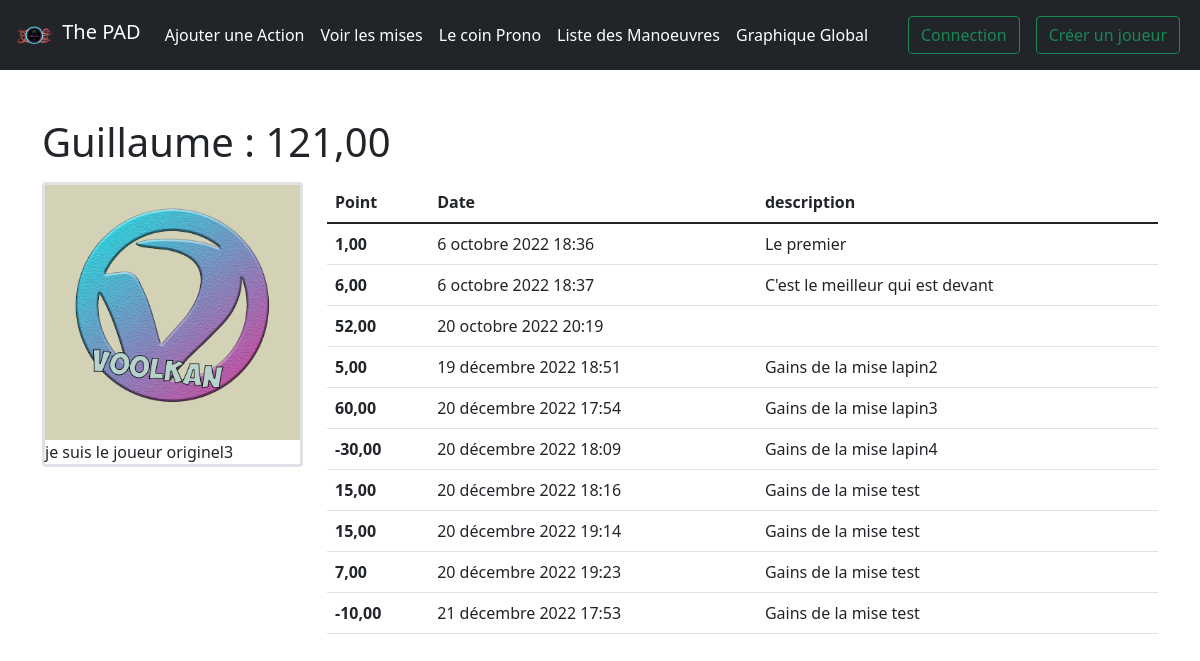
Before: /18/ with the older database file.
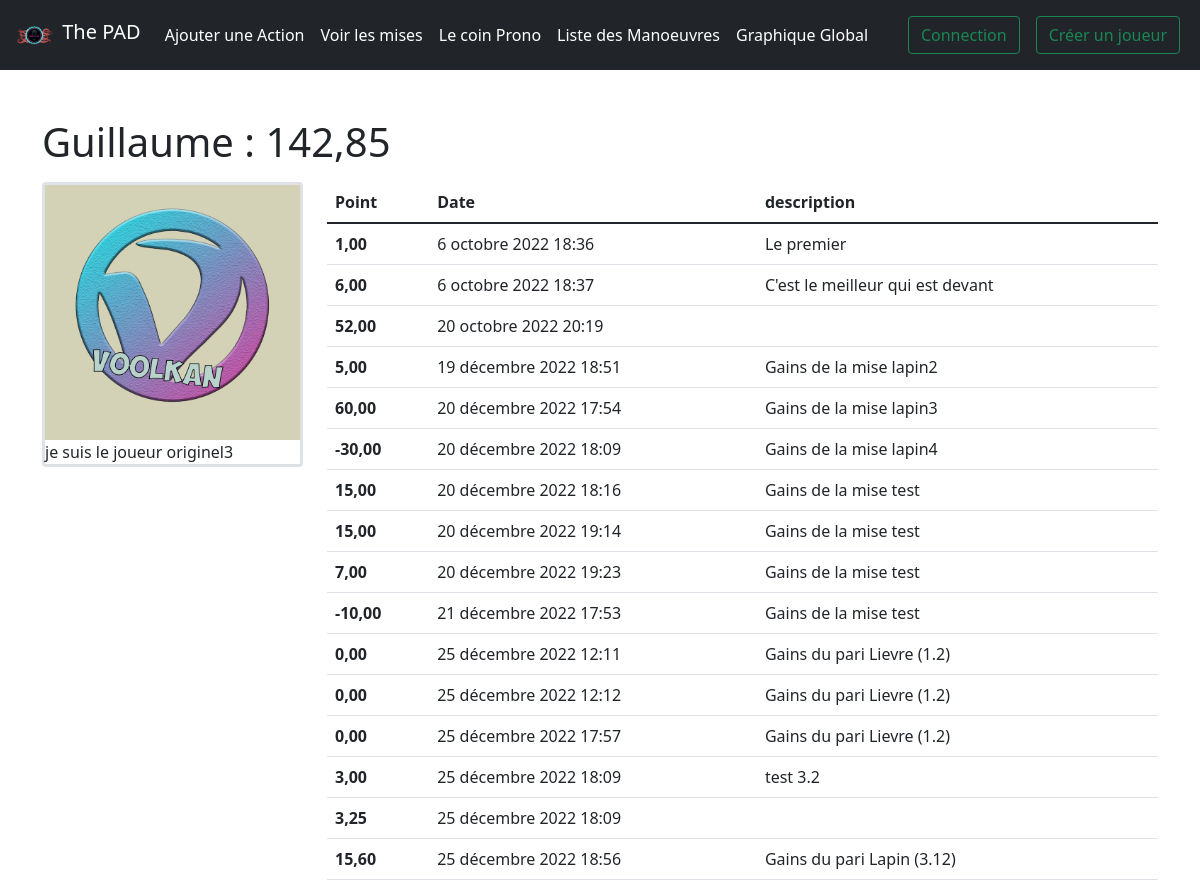
After: the same page with the newer database file.
### game/models.py (models this page shows, shortened)
class Player(models.Model):
    photo = models.ImageField(upload_to='photo_de_profile/', null=True, blank=True)
    description = models.CharField(max_length=50, null=True, blank=True)
    user = models.OneToOneField(User, on_delete=models.CASCADE)
    def get_total_point(self) :
        return sum([action.point for action in self.action_set.all()])
    def getJSON(self) :
        player_dict = {'name' : self.user.username,
                       'total_point' : self.get_total_point(),
                       'creation_date' : self.user.date_joined,
                       'actions' : []}
        tot = 0
        for action in self.action_set.all() :
            tot += action.point
            player_dict['actions'].append({'date_action' : action.act_date, 'score' : action.point, 'tot_score' : tot})
        return dumps(player_dict, default=json_serial)

class Action(models.Model):
    player = models.ForeignKey(Player, on_delete=models.CASCADE)
    point = models.DecimalField(max_digits=12, decimal_places=2)
    act_date = models.DateTimeField('action date', default=timezone.now)
    description = models.TextField(null= True)

### game/views.py (the view)
# urls.py: path('<int:player_id>/', views.detail, name='detail'),
def detail(request, player_id) :
    player = get_object_or_404(Player, pk=player_id)
    register_form = ModifyUserForm(request.POST or None, instance= player.user)
    player_form = PlayerForm(request.POST or None, request.FILES or None, instance=player)
    if all((register_form.is_valid(), player_form.is_valid())):
        user_created = register_form.save()
        player = player_form.save(commit=False)
        player.user = user_created
        player.save()
        messages.success(request, (f"L'utilisateurs a bien été modifié !"))
        return redirect('game:detail', player_id)
    else :
        return render(request, 'game/detail.html', {'player' : player, 'register_form': register_form, 'player_form': player_form, 'player_json' : player.getJSON()})

### game/models.py (called while the page is built)
def json_serial(obj):
    if isinstance(obj, (datetime, date)):
        return obj.isoformat()
    if isinstance(obj, Decimal) :
        return str(obj)
    raise TypeError ("Type %s not serializable" % type(obj))

### game/templates/game/detail.html (shortened to what this page needs)
{% extends 'game/base.html' %}
{% block content %}
  <legend><h1>{{ player.user.username }} : {{ player.get_total_point }}</h1></legend>
  <div class="row">
    <div class="col col-12 col-sm-12 col-md-6 col-lg-3">
      <div class="rounded border border-3 align-middle">
        {% if player.photo %}
          <img class="img-fluid" src="{{ player.photo.url }}" style="width: 100%; max-width: 300px;">
        {% endif %}
        {% if player.description %}
        <div>
          {{player.description}}
        </div>
        {% endif %}
      </div>
    </div>
    <div class="col col-12 col-sm-12 col-md-6 col-lg-9">
      <table class="table">
        <thead>
            <tr>
              <th scope="col">Point</th>
              <th scope="col">Date</th>
              <th scope="col">description</th>
            </tr>
        </thead>
        <tbody>
          {% for action in player.action_set.all %}
            <tr>
              <th scope="row">{{action.point}}</th>
              <td>{{action.act_date}}</td>
              <td>{{action.description}}</td>
            </tr>
          {% endfor %}
        </tbody>
      </table>
    </div>
  </div>
{% endblock %}

### game/templates/game/base.html (shortened to what this page needs)
<!DOCTYPE html>
<html>
    <head>
        {% load static %}
        <link href="https://cdn.jsdelivr.net/npm/bootstrap@5.1.3/dist/css/bootstrap.min.css" rel="stylesheet">
        <link rel="stylesheet" type="text/css" href="{% static 'game/style.css' %}">
    </head>
    <body>
        {% include 'game/navbar.html' %}
        <div class="container">
            {% block content %}
            {% endblock %}
        </div>
    </body>
</html>

### game/templates/game/navbar.html (shortened to what this page needs)
<nav class="navbar navbar-expand-lg navbar-dark bg-dark">
    <div class="container-fluid">
      <a class="navbar-brand" href="{% url 'game:index' %}">
        {% load static %}
        <img src="{% static 'game/test_tentacules.png' %}" alt="" width="45" height="35" class="d-inline-block align-text-top">
        The PAD
      </a>
      <div class="collapse navbar-collapse" id="navbarSupportedContent">
        <ul class="navbar-nav me-auto mb-2 mb-lg-0">
            <li class="nav-item">
              <a class="nav-link active" aria-current="page" href="{% url 'game:add_action' %}">Ajouter une Action</a>
            </li>
            <li class="nav-item">
              <a class="nav-link active" aria-current="page" href="{% url 'game:mise' %}">Voir les mises</a>
            </li>
            <li class="nv-item">
              <a class="nav-link active" aria-current="page" href="{% url 'game:pari' %}">Le coin Prono</a>
            </li>
            <li class="nav-item">
              <a class="nav-link active" aria-current="page" href="{% url 'game:manoeuvre' %}">Liste des Manoeuvres</a>
            </li>
            <li class="nav-item">
              <a class="nav-link active" aria-current="page" href="{% url 'game:score' %}">Graphique Global</a>
            </li>
        </ul>
        <ul class="navbar-nav d-flex">
          {% if user.is_authenticated %}
            <span class="navbar-text me-2">
              {{ user.username }}
            </span>
            <li class="nav-item">
              <a class="nav-link btn btn-outline-danger" aria-current="page" href="{% url 'logout' %}">Déconnection</a>
            </li>
          {% else %}
            <li class="nav-link">
              <a class="btn btn-outline-success" aria-current="page" href="{% url 'login' %}">Connection</a>
            </li>
            <li class="nav-link">
              <a class="btn btn-outline-success" aria-current="page" href="{% url 'register' %}">Créer un joueur</a>
            </li>
          {% endif %}
        </ul>
      </div>
    </div>
  </nav>
  <br/>
  <br/>

Changed rows visible on the page:
computed for Player "je suis le joueur originel3": get_total_point "121,00" → "142,85"
added Action: point "0,00", act_date "25 décembre 2022 12:11", description "Gains du pari Lievre (1.2)"
added Action: point "0,00", act_date "25 décembre 2022 12:12", description "Gains du pari Lievre (1.2)"
added Action: point "0,00", act_date "25 décembre 2022 17:57", description "Gains du pari Lievre (1.2)"
added Action: point "3,00", act_date "25 décembre 2022 18:09", description "test 3.2"
added Action: point "3,25", act_date "25 décembre 2022 18:09"
added Action: point "15,60", act_date "25 décembre 2022 18:56", description "Gains du pari Lapin (3.12)"
